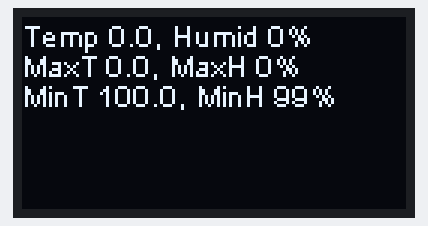
Bench run of a program on a simulated ESP32. Parts: 128×64 one-colour display. Nothing arrives over Bluetooth unless stated; what the program prints to the serial monitor is not drawn.

Above: at 5.1 s.

The program:

main.cpp
```cpp
#include <Arduino.h>
#include <BLEDevice.h>
#include <BLEUtils.h>
#include <Wire.h>
#include "SSD1306.h"


static int T, H, iMaxT, iMinT, iMaxH, iMinH;

static BLEUUID serviceUUID("0000181a-0000-1000-8000-00805f9b34fb"); //Service
//std::string VD_BLE_Name = "ATC_E5A275";
std::string service_data;
char Scanned_BLE_Name[32];
String Scanned_BLE_Address;
BLEScanResults foundDevices;
BLEScan *pBLEScan;
static BLEAddress *Server_BLE_Address;
SSD1306  display(0x3c, 5, 4);

void Write1Byte( uint8_t Addr ,  uint8_t Data )
{
    Wire1.beginTransmission(0x34);
    Wire1.write(Addr);
    Wire1.write(Data);
    Wire1.endTransmission();
}

uint8_t Read8bit( uint8_t Addr )
{
    Wire1.beginTransmission(0x34);
    Wire1.write(Addr);
    Wire1.endTransmission();
    Wire1.requestFrom(0x34, 1);
    return Wire1.read();
}


void lightSleep(uint64_t time_in_us)
{
  esp_sleep_enable_timer_wakeup(time_in_us);
  esp_light_sleep_start();
}

// Called for each device found during a BLE scan by the client
class MyAdvertisedDeviceCallbacks: public BLEAdvertisedDeviceCallbacks
{
    void onResult(BLEAdvertisedDevice advertisedDevice) {
//      Serial.printf("Scan Result: %s \n", advertisedDevice.toString().c_str());
      const char *szAddr = advertisedDevice.getAddress().toString().c_str();
      // Serial.printf("MAC: %s\n",szAddr);
      if (advertisedDevice.haveServiceData() && memcmp(szAddr, "a4:c1:38", 8) == 0) {
          Serial.printf("MAC: %s\n",szAddr);
          const char *s = service_data.c_str();
          int i, iLen = service_data.length();
          uint8_t *p = (uint8_t *)s; // unsigned data
          service_data = advertisedDevice.getServiceData();
          // Serial.println(p[6]);
          // Serial.println(p[7]);
          // Serial.println(p[8]);
          T = (p[6] << 8) + p[7];
          H = p[8];
          if (T > iMaxT) iMaxT = T;
          if (T < iMinT) iMinT = T;
          if (H > iMaxH) iMaxH = H;
          if (H < iMinH) iMinH = H;
//          Serial.printf("Temp = %d.%dC, Humidity = %d%%\n", T/10, T % 10, p[8]);
        }
    }
};

void ShowInfo(void)
{
char szTemp[64];
  sprintf(szTemp, "Temp %d.%01d, Humid %d%%", T/10, T % 10,  H);
  Serial.println(szTemp);
  // display.setCursor(0,0);  //over,down
  display.drawString(0,0, szTemp);

  sprintf(szTemp, "MaxT %d.%01d, MaxH %d%%", iMaxT/10, iMaxT % 10, iMaxH);
  // display.setCursor(0,10);  //over,down
  display.drawString(0,10,szTemp);

  sprintf(szTemp, "MinT %d.%01d, MinH %d%%", iMinT/10, iMinT % 10, iMinH);
  // display.setCursor(0,20);  //over,down
  display.drawString(0,20, szTemp);

  //Serial.print(szTemp);
  //display.setCursor(0,0);  //over,down
  //display.print(szTemp);
  //display.setCursor(0,10);  //over,down
  //display.print(szTemp);

  display.display();
  delay(1000);
  display.clear();

}


void setup() {
  // put your setup code here, to run once:

  display.init();
  display.flipScreenVertically();


  iMaxT = 0;
  iMinT = 1000;
  iMaxH = 0;
  iMinH = 99;
  Serial.begin(115200);
  Serial.println("About to start BLE");
  BLEDevice::init("ESP32BLE");
  pBLEScan = BLEDevice::getScan(); //create new scan
  Serial.println("getScan returned");
  pBLEScan->setAdvertisedDeviceCallbacks(new MyAdvertisedDeviceCallbacks()); //Call the class that is defined above
  pBLEScan->setActiveScan(true); //active scan uses more power, but get results faster
  pBLEScan->setInterval(100);
  pBLEScan->setWindow(99);  // less or equal setInterval value
}

void loop() {
  // put your main code here, to run repeatedly:

   foundDevices = pBLEScan->start(5, false); //Scan for 5 seconds to find the Fitness band
   pBLEScan->clearResults();   // delete results fromBLEScan buffer to release memory
   pBLEScan->stop();
   ShowInfo();
   lightSleep(10000000); // wait 10 seconds, then start another scan
}
```
